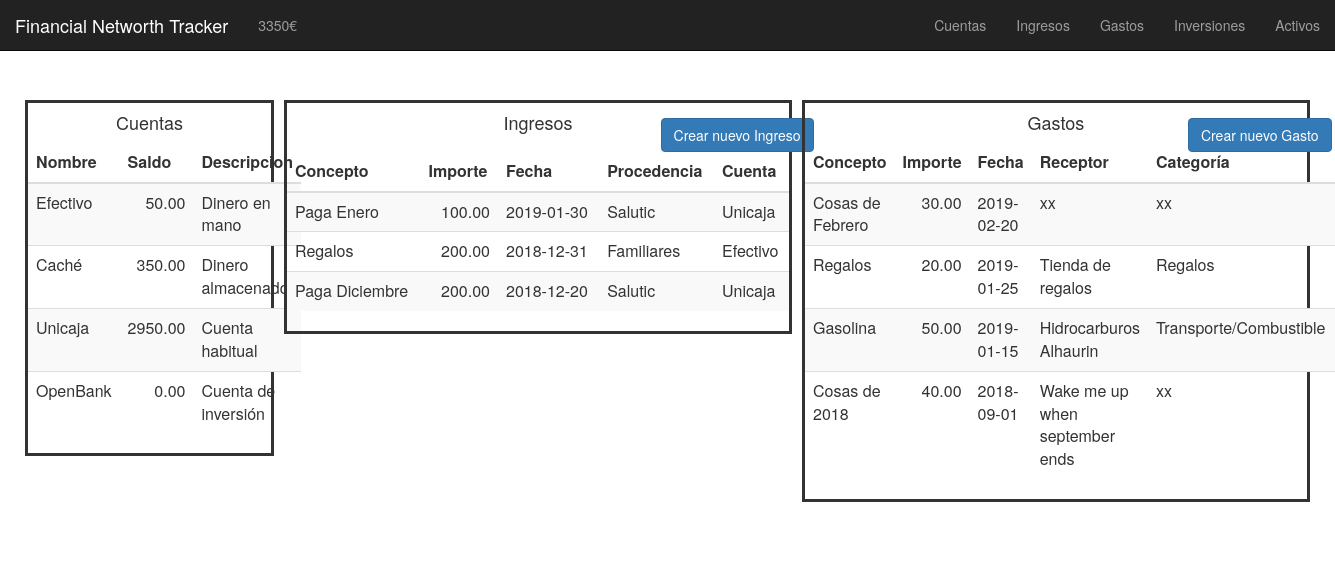
Before: / with the older database file.
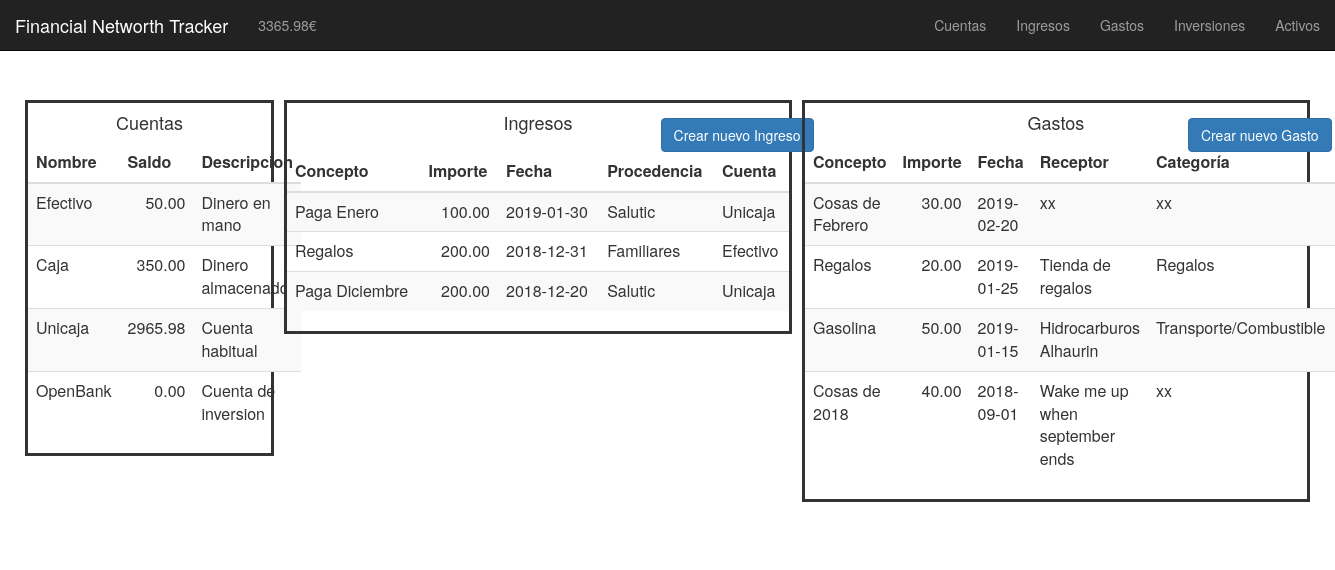
After: the same page with the newer database file.
### tables this page shows
CREATE TABLE cuentas (
	id INT PRIMARY KEY AUTO_INCREMENT,
	nombre VARCHAR(50),
    saldo DECIMAL(15,2),
    descripcion VARCHAR(50)
);

CREATE TABLE ingresos (
	id INT PRIMARY KEY AUTO_INCREMENT,
	importe DECIMAL(8,2),  
    concepto VARCHAR(50),  
    fecha DATE,  
    procedencia VARCHAR(50),  
    cuenta VARCHAR(50)  
);

CREATE TABLE gastos (
	id INT PRIMARY KEY AUTO_INCREMENT,
	importe DECIMAL(8,2),  
    concepto VARCHAR(50),  
    fecha DATE,  
    receptor VARCHAR(50),  
    categoria VARCHAR(50),  
    cuenta VARCHAR(50)  
);

### functions/gastos/mostrar_gastos.php (the view, shortened to what this page needs)
<table class="table table-striped">
    <thead>
    <tr>
        <th>Concepto</th>
        <th>Importe</th>
        <th>Fecha</th>
        <th>Receptor</th>
        <th>Categoría</th>
    </tr>
    </thead>
<?php
$res = mysql_query("SELECT * FROM gastos ORDER BY fecha DESC")
or die(mysql_error());
while($row = mysql_fetch_array( $res )) {?>
    <tr>
        <td><?php echo $row['concepto'];?></td>
        <td style="text-align:right;"><?php echo $row['importe'];?></td>
        <td><?php echo $row['fecha'];?></td>
        <td><?php echo $row['receptor'];?></td>
        <td><?php echo $row['categoria'];?></td>
    </tr>
<?php } ?>
</table>

### index.php (shortened to what this page needs)
<html>
  <head>
    <?php
    include "navbars.php";
    ?>
    <link href="css/index.css" rel="stylesheet" type="text/css"/>
  </head>
  <body>
    <div class="row">
      <div class="column left">
        <div class="mostrar_cuentas">
          <div class="mostrar_cuentas_texto">
            <center>
              <h4>Cuentas</h4>
            </center>
          </div>
          <?php $editar=0; include "functions/cuentas/mostrar_cuentas.php"; ?>
        </div>
      </div>
      <div class="column middle">
        <div class="mostrar_ingresos">
          <div class="mostrar_cuentas_texto">
            <center>
              <h4>Ingresos</h4>
            </center>
            <div class="boton_crear_ingreso">
              <?php include "modals/crear_ingreso_index.php" ?>
            </div>
          </div>
          <?php $editar=0; include "functions/ingresos/mostrar_ingresos.php"; ?>
        </div>
      </div>
      <div class="column right">
        <div class="mostrar_gastos">
          <div class="mostrar_gastos_texto">
            <center>
              <h4>Gastos</h4>
            </center>
            <div class="boton_crear_gasto">
              <?php include "modals/crear_gasto_index.php" ?>
            </div>
          </div>
          <?php $editar=0; include "functions/gastos/mostrar_gastos.php"; ?>
        </div>
      </div>
    </div>
  </body>
</html>

### navbars.php (shortened to what this page needs)
<html>
<link rel="stylesheet" href="https://maxcdn.bootstrapcdn.com/bootstrap/3.3.7/css/bootstrap.min.css">
<nav class="navbar navbar-fixed-top navbar-inverse">
<div class="container-fluid">
    <div class="navbar-header">
        <a class="navbar-brand" href="index.php">Financial Networth Tracker</a>
    </div>
    <ul class="nav navbar-nav navbar-middle" style="text-align: center;">
        <li><a href="patrimonio.php"><?php include "functions/patrimonio/mostrar_patrimonio.php" ?></a></li>
    </ul>
    <ul class="nav navbar-nav navbar-right">
        <li><a href="cuentas.php">Cuentas</a></li>
        <li><a href="ingresos.php">Ingresos</a></li>
        <li><a href="gastos.php">Gastos</a></li>
        <li><a href="inversiones.php">Inversiones</a></li>
        <li><a href="activos.php">Activos</a></li>
    </ul>
</div>
</nav>
</html>

### functions/patrimonio/mostrar_patrimonio.php (shortened to what this page needs)
<?php
$patrimonio = 0;
$res = mysql_query("SELECT * FROM cuentas")
or die(mysql_error());
while($row = mysql_fetch_array( $res )) {
    $patrimonio = $patrimonio + $row['saldo'];
}
echo $patrimonio."€";
?>

### functions/cuentas/mostrar_cuentas.php (shortened to what this page needs)
<table class="table table-striped">
    <thead>
    <tr>
        <th>Nombre</th>
        <th>Saldo</th>
        <th>Descripcion</th>
    </tr>
    </thead>
<?php
$res = mysql_query("SELECT * FROM cuentas")
or die(mysql_error());
while($row = mysql_fetch_array( $res )) {?>
    <tr>
        <td><?php echo $row['nombre'];?></td>
        <td style="text-align:right;"><?php echo $row['saldo'];?></td>
        <td><?php echo $row['descripcion'];?></td>
    </tr>
<?php } ?>
</table>

### modals/crear_ingreso_index.php (shortened to what this page needs)
<button type="button" class="btn btn-primary separar" data-toggle="modal" data-target="#modal_anadir_ingreso">
  Crear nuevo Ingreso
</button>

### functions/ingresos/mostrar_ingresos.php (shortened to what this page needs)
<table class="table table-striped">
    <thead>
    <tr>
        <th>Concepto</th>
        <th>Importe</th>
        <th>Fecha</th>
        <th>Procedencia</th>
        <th>Cuenta</th>
    </tr>
    </thead>
<?php
$res = mysql_query("SELECT * FROM ingresos ORDER BY fecha DESC")
or die(mysql_error());
while($row = mysql_fetch_array( $res )) {?>
    <tr>
        <td><?php echo $row['concepto'];?></td>
        <td style="text-align:right;"><?php echo $row['importe'];?></td>
        <td><?php echo $row['fecha'];?></td>
        <td><?php echo $row['procedencia'];?></td>
        <td><?php echo $row['cuenta'];?></td>
    </tr>
<?php } ?>
</table>

### modals/crear_gasto_index.php (shortened to what this page needs)
<button type="button" class="btn btn-primary separar" data-toggle="modal" data-target="#modal_anadir_gasto">
  Crear nuevo Gasto
</button>

### css/index.css (style rules this page uses)
body { margin-top: 100px; margin-left: 35px; margin-right: 35px; }
.column { float: left; }
.middle, .right { width: 40%; }
.left { width: 20%; }
.mostrar_cuentas { max-width: 100%; border-style: solid; margin-bottom: 40px; margin-right: 5px; margin-left: 5px; }
.mostrar_cuentas_texto { margin: auto; width: 50%; }
.mostrar_ingresos { max-width: 100%; border-style: solid; margin-bottom: 40px; margin-right: 5px; margin-left: 5px; }
.boton_crear_ingreso { float: right; margin-right: -150px; margin-top: -25px }
.mostrar_gastos { max-width: 100%; border-style: solid; margin-bottom: 40px; margin-right: 5px; margin-left: 5px; }
.mostrar_gastos_texto { margin: auto; width: 50%; }
.boton_crear_gasto { float: right; margin-right: -150px; margin-top: -25px }

Changed rows visible on the page:
changed cuentas "Dinero almacenado": nombre "Caché" → "Caja"
changed cuentas "Unicaja": saldo "2950.00" → "2965.98"
changed cuentas "OpenBank": descripcion "Cuenta de inversión" → "Cuenta de inversion"
Other visible differences:
$patrimonio: "3350" → "3365.98"
